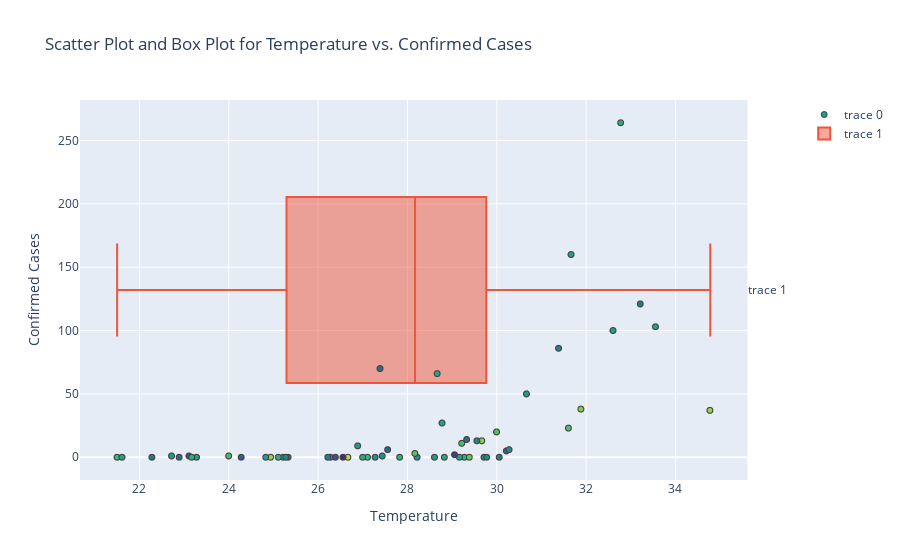

Notebook source saved alongside this figure:
### Markdown cell above
Data Distribution using Box Plot

### Code cell
import plotly.graph_objects as go
from plotly.subplots import make_subplots
import numpy as np

# Assuming temperature_dataset is your DataFrame

# Create subplots with one trace on the primary y-axis (scatter plot) and another on the secondary y-axis (box plot)
fig = make_subplots(specs=[[{"secondary_y": True}]])

# Add scatter plot to the primary y-axis
fig.add_trace(go.Scattergl(x=temperature_dataset['Temperature'], y=temperature_dataset['Confirmed'], mode='markers',
                           marker=dict(color=np.random.randn(10000), colorscale='Viridis', line_width=1)),
              secondary_y=False)

# Add box plot to the secondary y-axis
fig.add_trace(go.Box(x=temperature_dataset['Temperature']), secondary_y=True)

# Update layout
fig.update_layout(title='Scatter Plot and Box Plot for Temperature vs. Confirmed Cases',
                  xaxis_title='Temperature',
                  yaxis_title='Confirmed Cases')

# Show the plot
fig.show()

### Figure 1 — Plotly figure (JSON) as saved in the notebook; plotly's stock layout.template omitted (floating-point values rounded to 4 significant figures; data arrays with more than 128 entries replaced by an {"elided": "..."} marker saying what was removed)
{"data": [{"marker": {"color": {"elided": "10000 float values"}, "colorscale": [[0, "#440154"], [0.1111, "#482878"], [0.2222, "#3e4989"], [0.3333, "#31688e"], [0.4444, "#26828e"], [0.5556, "#1f9e89"], [0.6667, "#35b779"], [0.7778, "#6ece58"], [0.8889, "#b5de2b"], [1, "#fde725"]], "line": {"width": 1}}, "mode": "markers", "type": "scattergl", "x": [26.28, 27.11, 25.22, 25.33, 24.94, 26.39, 24.83, 25.28, 24, 22.89, 23.28, 22.72, 23.11, 24.28, 25.11, 22.28, 21.5, 21.61, 23.17, 26.22, 28.22, 27.28, 27.83, 28.83, 29.28, 26.67, 29.72, 29.17, 28.61, 30.22, 30.06, 29.78, 27, 27.44, 29.39, 26.56, 29.06, 30, 28.78, 29.67, 28.17, 29.56, 27.56, 29.22, 26.89, 30.28, 31.61, 29.33, 31.89, 30.67, 31.39, 28.67, 33.56, 34.78, 33.22, 27.39, 31.67, 32.61, 32.78], "xaxis": "x", "y": [0, 0, 0, 0, 0, 0, 0, 0, 1, 0, 0, 1, 1, 0, 0, 0, 0, 0, 0, 0, 0, 0, 0, 0, 0, 0, 0, 0, 0, 5, 0, 0, 0, 1, 0, 0, 2, 20, 27, 13, 3, 13, 6, 11, 9, 6, 23, 14, 38, 50, 86, 66, 103, 37, 121, 70, 160, 100, 264], "yaxis": "y"}, {"type": "box", "x": [26.28, 27.11, 25.22, 25.33, 24.94, 26.39, 24.83, 25.28, 24, 22.89, 23.28, 22.72, 23.11, 24.28, 25.11, 22.28, 21.5, 21.61, 23.17, 26.22, 28.22, 27.28, 27.83, 28.83, 29.28, 26.67, 29.72, 29.17, 28.61, 30.22, 30.06, 29.78, 27, 27.44, 29.39, 26.56, 29.06, 30, 28.78, 29.67, 28.17, 29.56, 27.56, 29.22, 26.89, 30.28, 31.61, 29.33, 31.89, 30.67, 31.39, 28.67, 33.56, 34.78, 33.22, 27.39, 31.67, 32.61, 32.78], "xaxis": "x", "yaxis": "y2"}], "layout": {"autosize": true, "title": {"text": "Scatter Plot and Box Plot for Temperature vs. Confirmed Cases"}, "xaxis": {"anchor": "y", "autorange": true, "domain": [0, 0.94], "range": [20.69, 35.59], "title": {"text": "Temperature"}, "type": "linear"}, "yaxis": {"anchor": "x", "autorange": true, "domain": [0, 1], "range": [-21.79, 285.8], "title": {"text": "Confirmed Cases"}, "type": "linear"}, "yaxis2": {"anchor": "x", "autorange": true, "overlaying": "y", "range": [-0.5, 0.5], "side": "right", "type": "category"}}}
